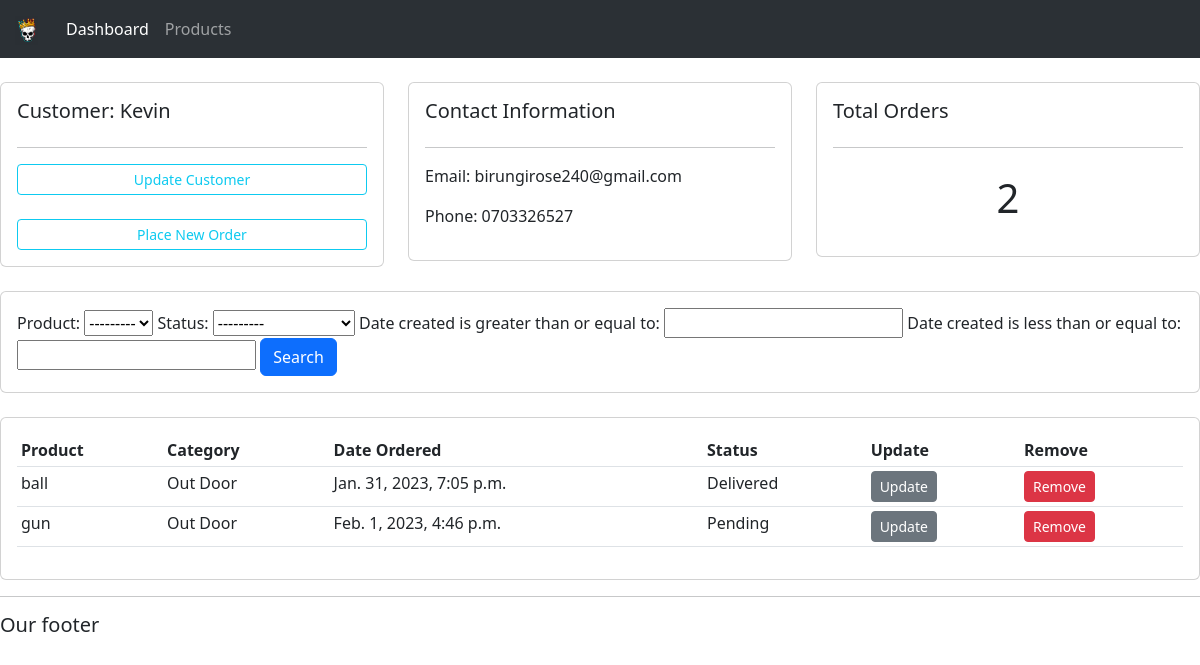
The app's page /customer/1/ with its own data.
### accounts/models.py (models this page shows, shortened)
class Customer(models.Model):
    name = models.CharField(max_length=200, null=True)
    phone = models.CharField(max_length=200, null=True)
    email = models.CharField(max_length=200, null=True)
    date_created = models.DateTimeField(auto_now_add=True, null=True)

class Order(models.Model):
    STATUS = (
        ('Pending', 'Pending'),
        ('Out for delivery', 'Out for Delivery'),
        ('Delivered', 'Delivered'),
    )
    cutomer = models.ForeignKey(Customer, null=True, on_delete=models.SET_NULL)#when order is deleted the customer will stay in the database but with a null value for order
    product = models.ForeignKey(Product, null=True, on_delete=models.SET_NULL)
    date_created = models.DateTimeField(auto_now_add=True, null=True)
    status = models.CharField(max_length=200, null=True, choices=STATUS)

class Product(models.Model):
    CATEGORY = (
        ('Indoor', 'Indoor'),
        ('Out Door', 'Out Door')
    )
    name = models.CharField(max_length=200, null=True)
    price = models.FloatField(null=True)
    category = models.CharField(max_length=200, null=True, choices=CATEGORY)
    description = models.CharField(max_length=255, null=True)
    date_created = models.DateTimeField(auto_now_add=True, null=True)
    tags = models.ManyToManyField(Tag)#different products can have more than one tag so we use a many to many relationship
    def __str__(self):
        return self.name

### accounts/views.py (the view)
# urls.py: path('customer/<str:pk>/', views.customer, name='customer'),
def customer(request, pk):
    customer = Customer.objects.get(id=pk)
    orders = customer.order_set.all()#this will show the orders of the customer with the id
    myfilter = OrderFilter(request.GET, queryset=orders)
    orders = myfilter.qs #this will allow the orders to be searched using qs(queryset)
    context = {
        'customer': customer,
        'orders': orders,
        'myfilter': myfilter
    }
    return render(request, 'accounts/customer.html', context)

### accounts/templates/accounts/customer.html
{% extends 'accounts/main.html' %}
{% block content %}
<br>
<div class="row">
    <div class="col-md">
        <div class="card card-body">
            <h5>Customer:    {{ customer.name.title }}</h5>
            <hr>
            <a class="btn btn-outline-info btn-sm btn-block" href="">Update Customer</a>
            <br>
            <a class="btn btn-outline-info btn-sm btn-block" href="{% url 'createOrder' customer.id %}">Place New Order</a>
        </div>
    </div>
    <div class="col-md">
        <div class="card card-body">
            <h5>Contact Information</h5>
            <hr>
            <p>Email: {{ customer.email }}</p>
            <p>Phone: {{ customer.phone }}</p>
        </div>
    </div>
    <div class="col-md">
        <div class="card card-body">
            <h5>Total Orders</h5>
            <hr>
            <h1 style="text-align: center; padding: 10px">{{ orders.count }}</h1>
        </div>
    </div>
</div>
<br>
<div class="row">
    <div class="col">
        <div class="card card-body">
            <form method="GET">
                {{ myfilter.form }}
                <button class="btn btn-primary" type="submit">Search</button>
            </form>
        </div>
    </div>
</div>
<br>
<div class="row">
    <div class="col-md">
        <div class="card card-body">
            <table class="table table-sm">
                <tr>
                    <th>Product</th>
                    <th>Category</th>
                    <th>Date Ordered</th>
                    <th>Status</th>
                    <th>Update</th>
                    <th>Remove</th>
                </tr>
                {% for order in orders %}
                <tr>
                    <td>{{order.product}}</td>
                    <td>{{order.product.category}}</td>
                    <td>{{order.date_created}}</td>
                    <td>{{order.status}}</td>
                    <td><a class="btn btn-sm btn-secondary" href="#">Update</a></td>
                    <td><a class="btn btn-sm btn-danger" href="#">Remove</a></td>
                </tr>
                {% endfor %}
            </table>
        </div>
    </div>
</div>
{% endblock %}

### static/css/main.css (style rules this page uses)
body { background-color: #ebeff5; }

### records on screen
Customer: name "Kevin", email "birungirose240@gmail.com", phone "0703326527"
Order: product "ball", product.category "Out Door", date_created "Jan. 31, 2023, 7:05 p.m.", status "Delivered"
Order: product "gun", product.category "Out Door", date_created "Feb. 1, 2023, 4:46 p.m.", status "Pending"

### other values on screen
{{ orders.count }} "2"
